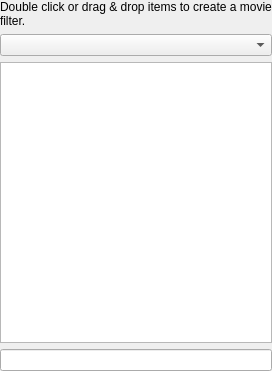
<ui version="4.0" >
 <class>MvdSharedDataEditor</class>
 <widget class="QWidget" name="MvdSharedDataEditor" >
  <property name="geometry" >
   <rect>
    <x>0</x>
    <y>0</y>
    <width>272</width>
    <height>371</height>
   </rect>
  </property>
  <property name="windowTitle" >
   <string>movida shared data editor</string>
  </property>
  <layout class="QGridLayout" >
   <property name="leftMargin" >
    <number>0</number>
   </property>
   <property name="topMargin" >
    <number>0</number>
   </property>
   <property name="rightMargin" >
    <number>0</number>
   </property>
   <property name="bottomMargin" >
    <number>0</number>
   </property>
   <item row="0" column="0" >
    <widget class="QLabel" name="infoLabel" >
     <property name="text" >
      <string>Double click or drag &amp; drop items to create a movie filter.</string>
     </property>
     <property name="wordWrap" >
      <bool>true</bool>
     </property>
    </widget>
   </item>
   <item row="1" column="0" >
    <widget class="QComboBox" name="dataRole" />
   </item>
   <item row="2" column="0" >
    <widget class="MvdSharedDataView" name="view" >
     <property name="selectionMode" >
      <enum>QAbstractItemView::ExtendedSelection</enum>
     </property>
    </widget>
   </item>
   <item row="3" column="0" >
    <widget class="MvdClearEdit" name="filterEdit" />
   </item>
  </layout>
 </widget>
 <customwidgets>
  <customwidget>
   <class>MvdClearEdit</class>
   <extends>QLineEdit</extends>
   <header>mvdshared/clearedit.h</header>
  </customwidget>
  <customwidget>
   <class>MvdSharedDataView</class>
   <extends>QTreeView</extends>
   <header>shareddataview.h</header>
  </customwidget>
 </customwidgets>
 <resources/>
 <connections/>
</ui>
